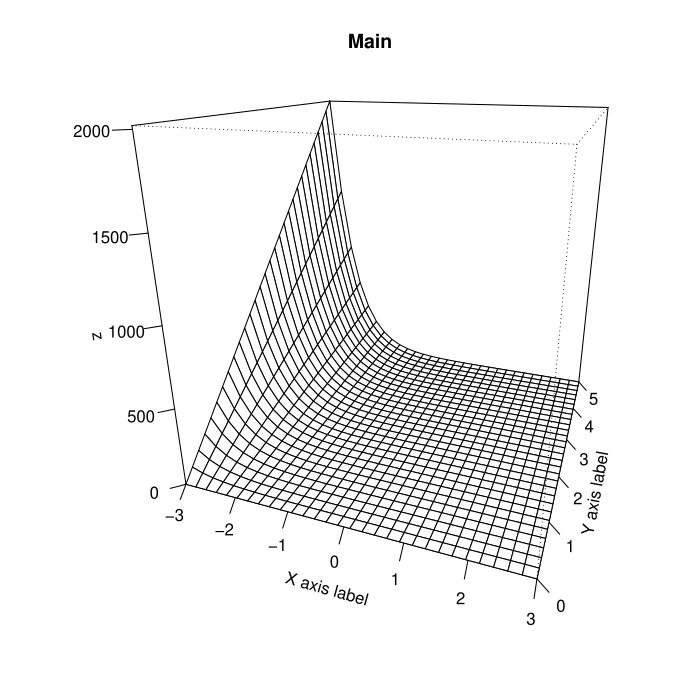

Here is the R script that generated this plot:
x <- seq(-3, 3, length= 30)
y <- seq(0, 5, length= 30)
f <- function(x, y) { r <- y/exp(x)^2 }
z <- outer(x, y, f)

pdf("3Dsurface_plot.pdf")

persp(x, y, z, phi = 20, theta =20,
  xlab = "X axis label", ylab = "Y axis label",
  main = "Main", 
  ticktype="detailed"
)

dev.off()
